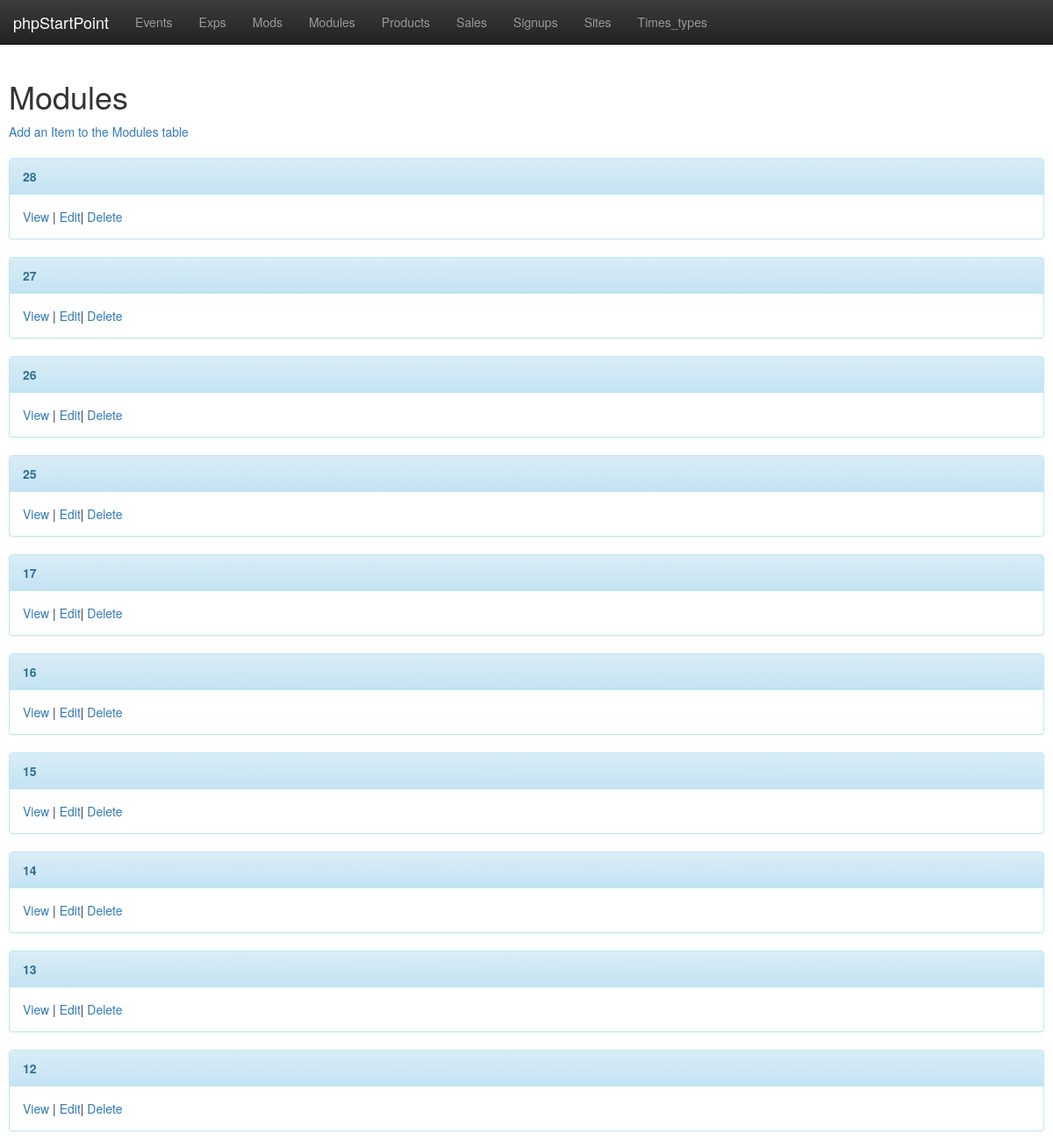
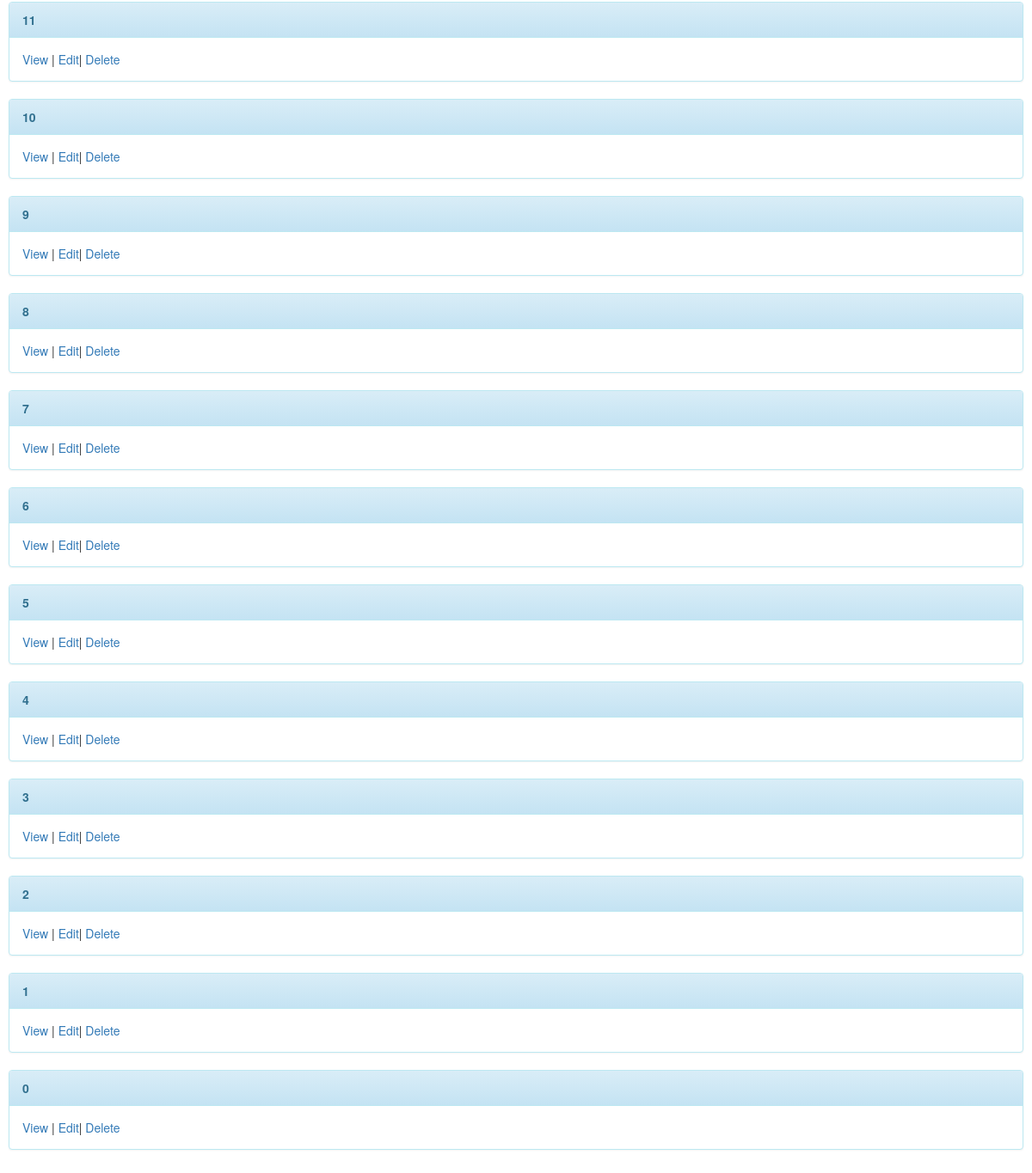
Screenshot of /pub/phpstartpoint/athcore/www/modules/index.php with the database file from the repository (2 pictures, top to bottom).
### tables this page shows
CREATE TABLE `modules` (
  `modulesid` INT unsigned NOT NULL AUTO_INCREMENT,
  `name` varchar(45) DEFAULT NULL,
  `section` varchar(45) DEFAULT NULL,
  `price` decimal(10,2) DEFAULT NULL,
  `display` tinyint(4) DEFAULT '1',
  `base` tinyint(4) DEFAULT '1',
  `url` varchar(255) NOT NULL,
  `ordernum` int(2) NOT NULL DEFAULT '999',
  `level` smallint(5) unsigned NOT NULL DEFAULT '10',
  `description` text,
  PRIMARY KEY (`modulesid`)
);

### pub/phpstartpoint/athcore/lib/DB.php (called while the page is built, shortened)
<?php
class DB
    {
        public function __construct()
        {
            $config = parse_ini_file('/srv/ath/src/pub/phpstartpoint/athcore/etc/db.conf');
            $this->user = $config['dbuser'];
            $this->password = $config['dbpw'];
            $this->database = $config['db'];
            $this->host = $config['host'];
            $this->db = $this->connect();
        }
        protected function connect()
        {
            return new mysqli($this->host, $this->user, $this->password, $this->database);
        }
        public function query($query)
        {
            $result = $this->db->query($query);
            while ($row = $result->fetch_object()) {
                $results[] = $row;
            }
            return $results;
        }
    }
?>

### pub/phpstartpoint/athcore/www/modules/index.php (the view, shortened to what this page needs)
<?php
include "/srv/ath/src/pub/phpstartpoint/athcore/lib/DB.php";
$db = new DB();
include "/srv/ath/src/pub/phpstartpoint/athcore/tmpl/header.php";
?>
<h1>Modules</h1><div><a href="add.php">Add an Item to the Modules table</a></div><br>
<?php
$res = $db->query("SELECT SQL_CALC_FOUND_ROWS DISTINCT * FROM modules ORDER BY modulesid DESC");
if (! empty($res)) {
	foreach($res as $r) {
		   ?>
<div class="panel panel-info">
	<div class="panel-heading">
		<strong><?php echo $r->modulesid;?></strong>
	</div>
	<div class="panel-body">
		<a href="view.php?id=<?php echo $r->modulesid;?>">View</a> |
		<a href="edit.php?id=<?php echo $r->modulesid;?>">Edit</a>|
		<a href="delete.php?id=<?php echo $r->modulesid;?>">Delete</a>
	</div>
</div>
<?php
	}
}else{
	?>
	<h2>No results found</h2>
	<?php
}
?>
<?php
include "/srv/ath/src/pub/phpstartpoint/athcore/tmpl/footer.php";
?>

### pub/phpstartpoint/athcore/tmpl/header.php (shortened to what this page needs)
<!DOCTYPE html><html><head><meta charset="UTF-8">
<link rel="stylesheet" href="https://maxcdn.bootstrapcdn.com/bootstrap/3.3.5/css/bootstrap.min.css">
<link rel="stylesheet" href="https://maxcdn.bootstrapcdn.com/bootstrap/3.3.5/css/bootstrap-theme.min.css">
<link href="/css/sitestyle.css" rel="stylesheet">
</head><body>
<nav class="navbar navbar-inverse navbar-fixed-top">
	<div class="container-fluid">
		<div class="navbar-header">
			<a class="navbar-brand" href="/">phpStartPoint</a>
		</div>
		<div id="navbar" class="navbar-collapse collapse">
			<ul class="nav navbar-nav"><li><a href="/events">Events</a></li>
<li><a href="/exps">Exps</a></li>
<li><a href="/mods">Mods</a></li>
<li><a href="/modules">Modules</a></li>
<li><a href="/products">Products</a></li>
<li><a href="/sales">Sales</a></li>
<li><a href="/signups">Signups</a></li>
<li><a href="/sites">Sites</a></li>
<li><a href="/times_types">Times_types</a></li>
</ul></div>
</div></nav>

### pub/phpstartpoint/athcore/tmpl/footer.php
</body></html>

### pub/phpstartpoint/athcore/www/css/sitestyle.css (style rules this page uses)
body { padding-top: 70px; padding-bottom: 30px; padding-left: 10px; padding-right: 10px; }
ul, ol { list-style-type: none; }

### rows the page displays
modules: modulesid "28"
modules: modulesid "27"
modules: modulesid "26"
modules: modulesid "25"
modules: modulesid "17"
modules: modulesid "16"
modules: modulesid "15"
modules: modulesid "14"
modules: modulesid "13"
modules: modulesid "12"
modules: modulesid "11"
modules: modulesid "10"
modules: modulesid "9"
modules: modulesid "8"
modules: modulesid "7"
modules: modulesid "6"
modules: modulesid "5"
modules: modulesid "4"
modules: modulesid "3"
modules: modulesid "2"
modules: modulesid "1"
modules: modulesid "0"
